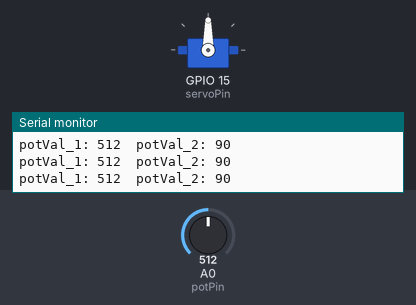
This sketch was run on a simulated ESP8266 (NodeMCU). Parts: servo, the last lines printed to the serial monitor. The test bench sets the inputs (shaded band); at power-on: A0 (potPin) = 512.

Above: at 1.2 s.
1.3 s: A0 (potPin) set to 716
At 2.0 s:
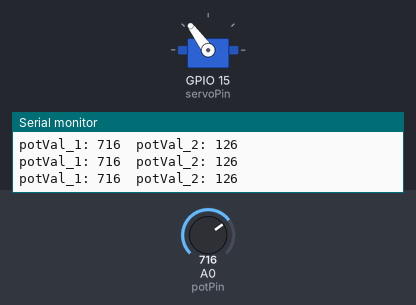
2.8 s: A0 (potPin) set to 900
At 3.7 s:
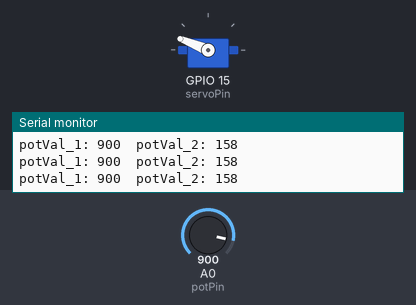
4.3 s: A0 (potPin) set to 1023
At 4.8 s:
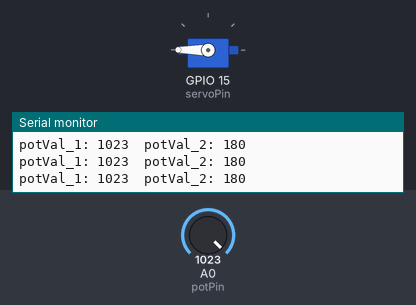
5.8 s: A0 (potPin) set to 306
At 7.0 s:
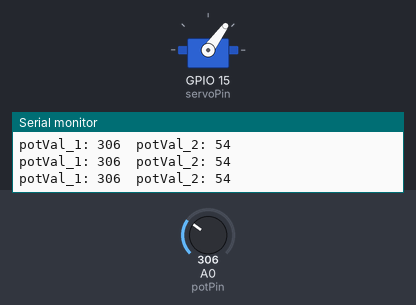
7.3 s: A0 (potPin) set to 122
At 8.3 s:
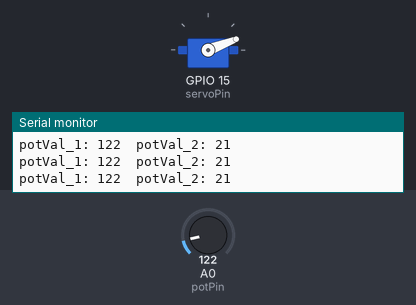
8.8 s: A0 (potPin) set to 511
At 9.3 s:
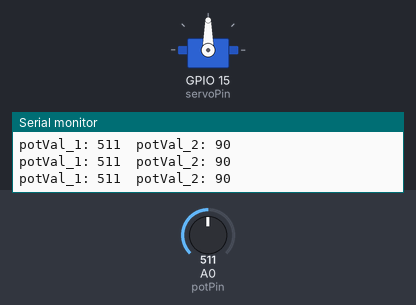
Timing chart, 0 to 11.3 s (numbered marks = the images above; inputs shaded):
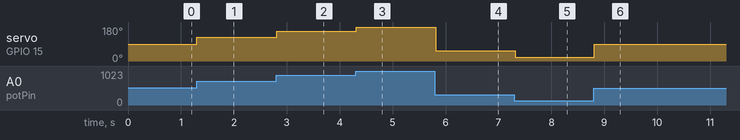

Measured:
- after the input at 1.3 s, servo on GPIO 15 (servoPin): 90° → 126° at once
- after the input at 2.8 s, servo on GPIO 15 (servoPin): 126° → 158° at once
- after the input at 4.3 s, servo on GPIO 15 (servoPin): 158° → 180° at once
- after the input at 5.8 s, servo on GPIO 15 (servoPin): 180° → 54° at once
- after the input at 7.3 s, servo on GPIO 15 (servoPin): 54° → 21° at once
- after the input at 8.8 s, servo on GPIO 15 (servoPin): 21° → 90° at once

The sketch:

Sketch_18.2_Control_Servo_by_Potentiometer.ino
```cpp
/**********************************************************************
  Filename    : Control Servo by Potentiometer
  Description : Use potentiometer to control the rotation of servo motor.
  Auther      : www.freenove.com
  Modification: 2022/05/11
**********************************************************************/
#include <Servo.h>
#define ADC_Max 1023    // This is the default ADC max value on the ESP32 (12 bits ADC width);

Servo myservo;  // create servo object to control a servo

int servoPin = 15;      // GPIO pin used to connect the servo control (digital out)
int potPin = A0;        // GPIO pin used to connect the potentiometer (analog in)
int potVal;             //variable to read the value from the analog pin

void setup()
{
    myservo.attach(servoPin, 500, 2500); // attaches the servo on servoPin to the servo object
    Serial.begin(115200);
}

void loop() {
    potVal = analogRead(potPin);  // read the value of the potentiometer (value between 0 and 1023)
    Serial.printf("potVal_1: %d\t",potVal);
    potVal = map(potVal, 0, ADC_Max, 0, 180);// scale it to use it with the servo (value between 0 and 180)
    myservo.write(potVal);                   // set the servo position according to the scaled value
    Serial.printf("potVal_2: %d\n",potVal);
    delay(15);                               // wait for the servo to get there
}
```
